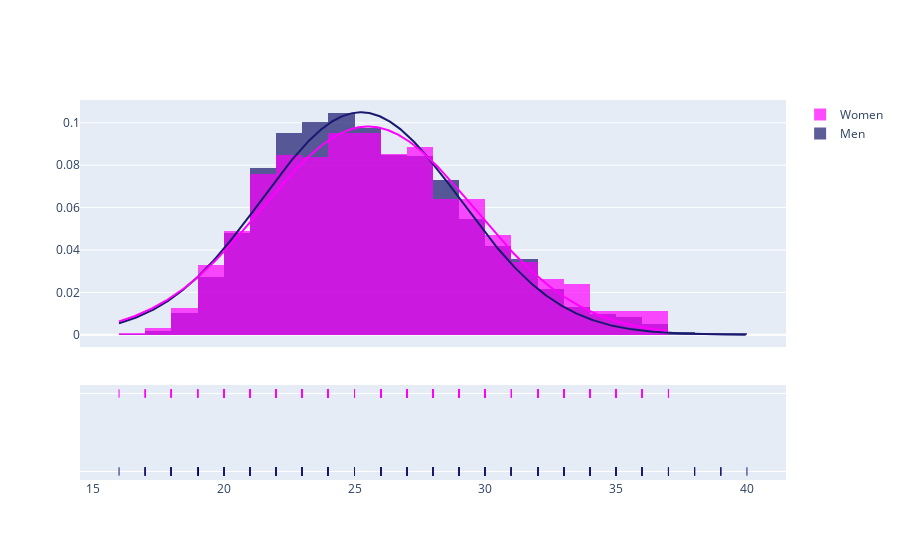

Here is the notebook cell this chart was saved with:
### Code cell
age
import plotly.figure_factory as ff
age_data_m = data[data["Sport"] == "Basketball"]

age_data_m = pd.DataFrame([age_data_m["Age"][age_data_m["Sex"] == "M"], 
                            age_data_m["Age"][age_data_m["Sex"] == "F"]], 
                            index=["Male", "Female"])
age_data_m = age_data_m.transpose().reset_index(drop=True)


age_data = [age_data_m[age_data_m["Male"].notna()]["Male"], age_data_m[age_data_m["Female"].notna()]["Female"]]

colors = ['midnightblue', 'magenta']





ff.create_distplot(age_data, ["Men", "Women"], colors=colors, curve_type="normal")

### Figure 1 — Plotly figure (JSON) as saved in the notebook; plotly's stock layout.template omitted (floating-point values rounded to 4 significant figures; data arrays with more than 128 entries replaced by an {"elided": "..."} marker saying what was removed)
{"data": [{"autobinx": false, "histnorm": "probability density", "legendgroup": "Men", "marker": {"color": "midnightblue"}, "name": "Men", "opacity": 0.7, "type": "histogram", "x": {"elided": "3094 int values"}, "xaxis": "x", "xbins": {"end": 40, "size": 1, "start": 16}, "yaxis": "y"}, {"autobinx": false, "histnorm": "probability density", "legendgroup": "Women", "marker": {"color": "magenta"}, "name": "Women", "opacity": 0.7, "type": "histogram", "x": {"elided": "1256 int values"}, "xaxis": "x", "xbins": {"end": 37, "size": 1, "start": 16}, "yaxis": "y"}, {"legendgroup": "Men", "marker": {"color": "midnightblue"}, "mode": "lines", "name": "Men", "showlegend": false, "type": "scatter", "x": {"elided": "500 float values"}, "xaxis": "x", "y": {"elided": "500 float values"}, "yaxis": "y"}, {"legendgroup": "Women", "marker": {"color": "magenta"}, "mode": "lines", "name": "Women", "showlegend": false, "type": "scatter", "x": {"elided": "500 float values"}, "xaxis": "x", "y": {"elided": "500 float values"}, "yaxis": "y"}, {"legendgroup": "Men", "marker": {"color": "midnightblue", "symbol": "line-ns-open"}, "mode": "markers", "name": "Men", "showlegend": false, "type": "scatter", "x": {"elided": "3094 int values"}, "xaxis": "x", "y": {"elided": "3094 str values"}, "yaxis": "y2"}, {"legendgroup": "Women", "marker": {"color": "magenta", "symbol": "line-ns-open"}, "mode": "markers", "name": "Women", "showlegend": false, "type": "scatter", "x": {"elided": "1256 int values"}, "xaxis": "x", "y": {"elided": "1256 str values"}, "yaxis": "y2"}], "layout": {"barmode": "overlay", "hovermode": "closest", "legend": {"traceorder": "reversed"}, "xaxis": {"anchor": "y2", "domain": [0, 1], "zeroline": false}, "yaxis": {"anchor": "free", "domain": [0.35, 1], "position": 0}, "yaxis2": {"anchor": "x", "domain": [0, 0.25], "dtick": 1, "showticklabels": false}}}
